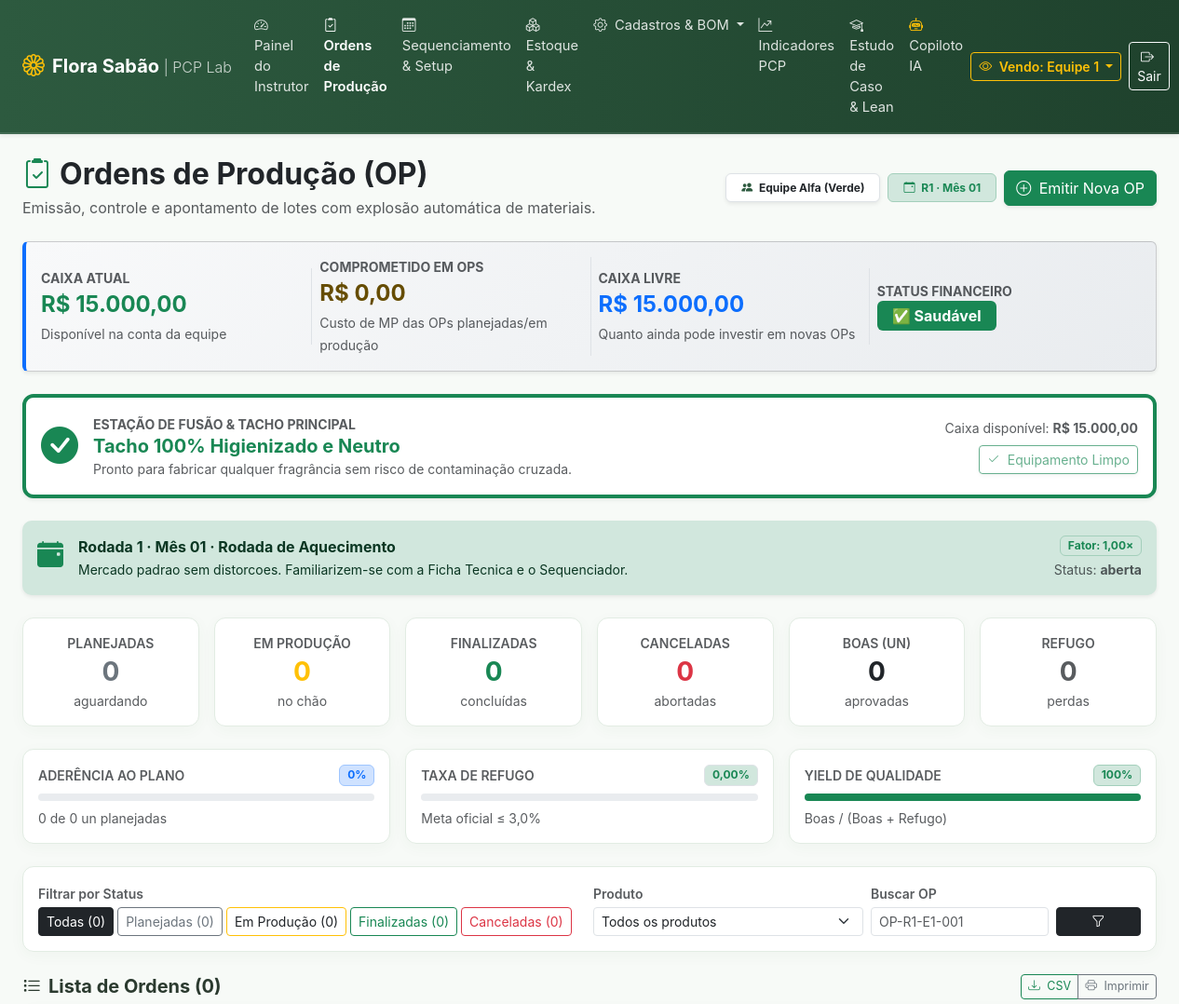
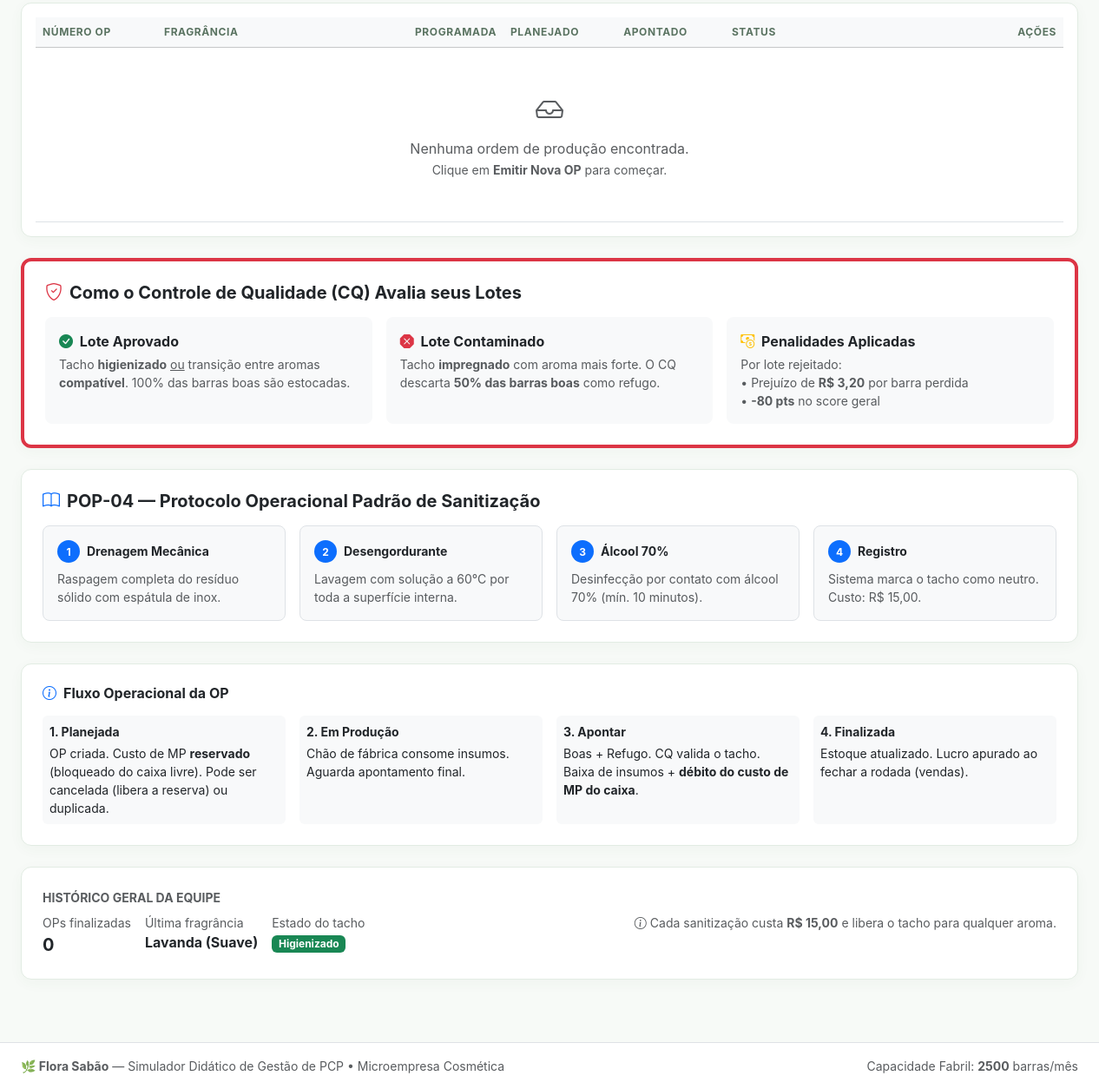
Screenshot of /pages/ordens_producao.php (signed in) with the database file from the repository (2 pictures, top to bottom).
### tables this page shows
CREATE TABLE `equipes` (
    `id`                  INT AUTO_INCREMENT PRIMARY KEY,
    `nome`                VARCHAR(60) NOT NULL UNIQUE,
    `codigo_acesso`       VARCHAR(40) NOT NULL UNIQUE,
    `cor_hex`             VARCHAR(10) NOT NULL DEFAULT '#2d5a3f',
    `caixa_disponivel`    DECIMAL(12,2) NOT NULL DEFAULT 15000.00,
    `score_total`         INT NOT NULL DEFAULT 0,
    `tacho_ultimo_aroma`  VARCHAR(10) NOT NULL DEFAULT 'LAV',
    `tacho_higienizado`   TINYINT(1) NOT NULL DEFAULT 1,
    `rodadas_no_vermelho` INT NOT NULL DEFAULT 0,
    `falida`              TINYINT(1) NOT NULL DEFAULT 0,
    `data_falencia`       DATETIME NULL,
    `ativo`               TINYINT(1) NOT NULL DEFAULT 1,
    `created_at`          DATETIME DEFAULT CURRENT_TIMESTAMP
);

CREATE TABLE `jogo_rodadas` (
    `id`               INT AUTO_INCREMENT PRIMARY KEY,
    `numero_rodada`    INT NOT NULL DEFAULT 1,
    `mes_ano`          VARCHAR(20) NOT NULL DEFAULT 'Mês 01',
    `status`           ENUM('aberta','processando','encerrada') NOT NULL DEFAULT 'aberta',
    `evento_titulo`    VARCHAR(100) NOT NULL DEFAULT 'Mercado Estavel',
    `evento_descricao` TEXT NULL,
    `fator_demanda`    DECIMAL(4,2) NOT NULL DEFAULT 1.00,
    `created_at`       DATETIME DEFAULT CURRENT_TIMESTAMP
);

### pages/ordens_producao.php (the view, shortened to what the rows shown need)
<?php
require_once __DIR__ . '/../config/database.php';
$equipe_id = getEquipeAtivaId();
$equipe = equipeAtual($pdo);
$rodada_ativa = getRodadaAtiva($pdo);
$nome_aroma_amigavel = [
    'LAV' => 'Lavanda (Suave)',
    'ROS' => 'Rosas (Moderado)',
    'PIT' => 'Pitanga (Moderado)',
    'MAR' => 'Maracujá (Intenso)',
    'LIMPO' => 'Tacho Neutro (Limpo)',
];
$stmt_tacho = $pdo->prepare("
    SELECT tacho_ultimo_aroma, tacho_higienizado, caixa_disponivel, falida, rodadas_no_vermelho
    FROM equipes WHERE id = ?
");
$stmt_tacho->execute([$equipe_id]);
$tacho = $stmt_tacho->fetch() ?: [
    'tacho_ultimo_aroma' => 'LIMPO',
    'tacho_higienizado'  => 1,
    'caixa_disponivel'   => 0,
    'falida'             => 0,
    'rodadas_no_vermelho'=> 0,
];
$tacho_aroma       = $tacho['tacho_ultimo_aroma'] ?? 'LIMPO';
$tacho_higienizado = (int) ($tacho['tacho_higienizado'] ?? 1) === 1;
$caixa_atual       = (float) ($tacho['caixa_disponivel'] ?? 0);
$equipe_falida     = (int) ($tacho['falida'] ?? 0) === 1;
$comprometido_total = 0.0;
$caixa_livre = $caixa_atual - $comprometido_total;
require_once __DIR__ . '/../includes/header.php';
?>
<div class="container-fluid px-4 pb-4">
    <div class="d-flex flex-column flex-md-row justify-content-between align-items-md-center gap-3 mb-4">
        <div>
            <h2 class="fw-bold mb-1 text-dark"><i class="bi bi-clipboard2-check text-success me-2"></i>Ordens de Produção (OP)</h2>
        </div>
        <div class="d-flex align-items-center flex-wrap gap-2">
            <?php if ($equipe): ?>
                <span class="badge bg-white text-dark border shadow-sm py-2 px-3">
                    <i class="bi bi-people-fill me-1" style="color: <?= h($equipe['cor_hex'] ?? '#2d5a3f') ?>;"></i>
                    <?= h($equipe['nome']) ?>
                </span>
            <?php endif; ?>
            <?php if ($rodada_ativa): ?>
                <span class="badge bg-success-subtle text-success border border-success-subtle py-2 px-3">
                    <i class="bi bi-calendar-event me-1"></i> R<?= (int) $rodada_ativa['numero_rodada'] ?> · <?= h($rodada_ativa['mes_ano'] ?? '') ?>
                </span>
            <?php endif; ?>
            <?php if ($equipe_falida): ?>
                <button class="btn btn-secondary shadow-sm" disabled><i class="bi bi-slash-circle me-1"></i> Produção Bloqueada</button>
            <?php else: ?>
                <button class="btn btn-success shadow-sm" data-bs-toggle="modal" data-bs-target="#modalNovaOP">
                    <i class="bi bi-plus-circle me-1"></i> Emitir Nova OP
                </button>
            <?php endif; ?>
        </div>
    </div>
    <div class="card caixa-card p-3 mb-4 shadow-sm">
        <div class="row g-3 align-items-center">
            <div class="col-12 col-md-3 border-end">
                <span class="text-muted small text-uppercase fw-bold d-block">Caixa Atual</span>
                <h4 class="fw-bold my-1 <?= $caixa_atual < 0 ? 'text-danger' : 'text-success' ?>">R$ <?= number_format($caixa_atual, 2, ',', '.') ?></h4>
                <small class="text-muted">Disponível na conta da equipe</small>
            </div>
            <div class="col-12 col-md-3 border-end">
                <span class="text-muted small text-uppercase fw-bold d-block">Caixa Livre</span>
                <h4 class="fw-bold my-1 <?= $caixa_livre < 0 ? 'text-danger' : 'text-primary' ?>">R$ <?= number_format($caixa_livre, 2, ',', '.') ?></h4>
                <small class="text-muted">Quanto ainda pode investir em novas OPs</small>
            </div>
        </div>
    </div>
    <div class="card card-custom p-3 bg-white mb-4 shadow-sm border-start border-4 <?= $tacho_higienizado ? 'border-success' : 'border-danger tacho-card-critical' ?>" id="cardStatusTacho">
        <div class="d-flex flex-column flex-md-row justify-content-between align-items-md-center gap-3">
            <div class="d-flex flex-column align-items-end gap-2">
                <div class="small text-muted">Caixa disponível: <strong>R$ <?= number_format($caixa_atual, 2, ',', '.') ?></strong></div>
            </div>
        </div>
    </div>
    <?php if ($rodada_ativa): ?>
        <div class="alert alert-success border-0 shadow-sm d-flex align-items-start mb-4" role="alert">
            <i class="bi bi-calendar-event-fill fs-3 me-3 text-success"></i>
            <div class="flex-grow-1">
                <strong class="d-block">Rodada <?= (int) $rodada_ativa['numero_rodada'] ?> · <?= h($rodada_ativa['mes_ano'] ?? '') ?> · <?= h($rodada_ativa['evento_titulo'] ?? '—') ?></strong>
                <span class="small"><?= h($rodada_ativa['evento_descricao'] ?? 'Sem descrição de evento.') ?></span>
            </div>
            <div class="d-flex flex-column align-items-end">
                <span class="badge bg-success-subtle text-success border border-success-subtle">Fator: <?= number_format((float) ($rodada_ativa['fator_demanda'] ?? 1), 2, ',', '.') ?>×</span>
                <small class="text-muted mt-1">Status: <strong><?= h($rodada_ativa['status'] ?? '—') ?></strong></small>
            </div>
        </div>
    <?php endif; ?>
    <div class="card card-custom bg-white p-3 mb-4">
        <div class="table-responsive">
            <table class="table table-hover align-middle mb-0" id="tabelaOPs">
                <thead class="table-light small text-uppercase">
                    <tr>
                        <th style="width: 140px;">Número OP</th>
                        <th>Fragrância</th>
                        <th style="width: 105px;">Programada</th>
                        <th style="width: 85px;" class="text-end">Planejado</th>
                        <th style="width: 160px;" class="text-center">Apontado</th>
                        <th style="width: 130px;">Status</th>
                        <th style="width: 260px;" class="text-end no-print">Ações</th>
                    </tr>
                </thead>
            </table>
        </div>
    </div>
    <div class="card card-custom bg-white p-4">
        <div class="row g-3 align-items-center">
            <div class="col-12 col-md-6">
                <div class="d-flex gap-3 mt-2 flex-wrap">
                    <div><span class="text-muted small d-block">Última fragrância</span><strong class="fs-6"><?= h($nome_aroma_amigavel[$tacho_aroma] ?? $tacho_aroma) ?></strong></div>
                </div>
            </div>
        </div>
    </div>
</div>
<?php
require_once __DIR__ . '/../includes/footer.php';

### rows the page displays
equipes: nome "Equipe Alfa (Verde)", caixa_disponivel "15.000,00", tacho_ultimo_aroma "Lavanda (Suave)"
jogo_rodadas: numero_rodada "1", mes_ano "Mês 01", evento_titulo "Rodada de Aquecimento", evento_descricao "Mercado padrao sem distorcoes. Familiarizem-se com a Ficha Tecnica e o Sequenciador.", fator_demanda "1,00", status "aberta"

### other values shown
$dashboard_label "Painel do Instrutor"
getEquipeAtivaId() "1"
$comprometido_total "0,00"
$metricas['planejadas'] "0"
$metricas['em_producao'] "0"
$metricas['finalizadas'] "0"
$metricas['canceladas'] "0"
$metricas['boas'] "0"
$metricas['refugo'] "0"
$aderencia_rodada "0"
$metricas['planejado_un'] "0"
$taxa_refugo_rodada "0,00"
$yield_rodada "100"
$metricas['total'] "0"
count($ordens) "0"
